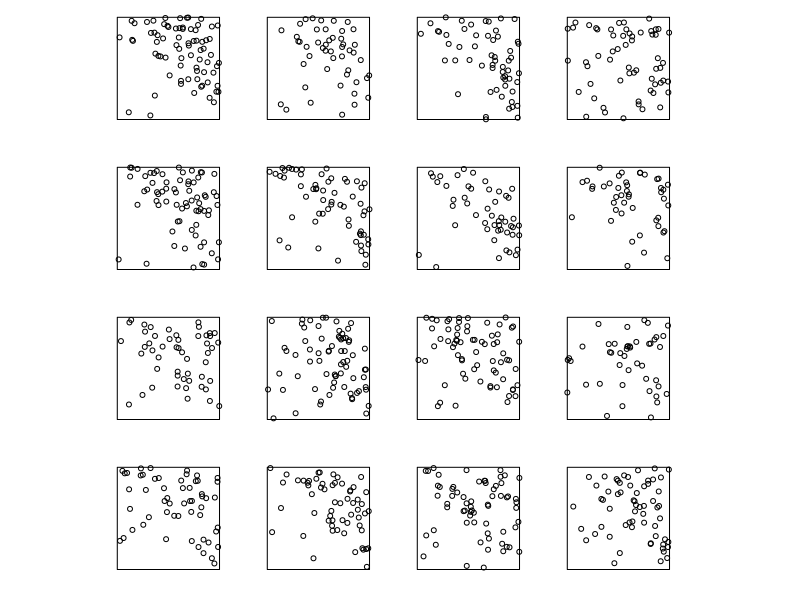
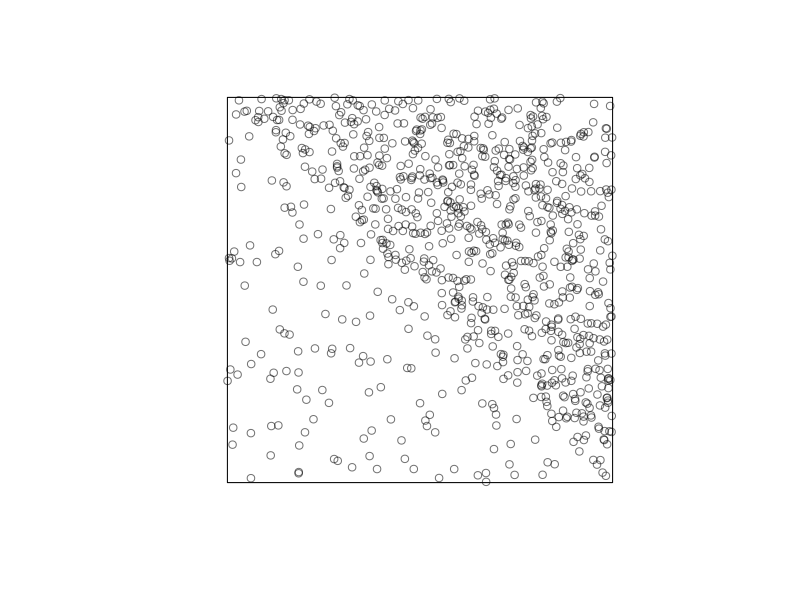
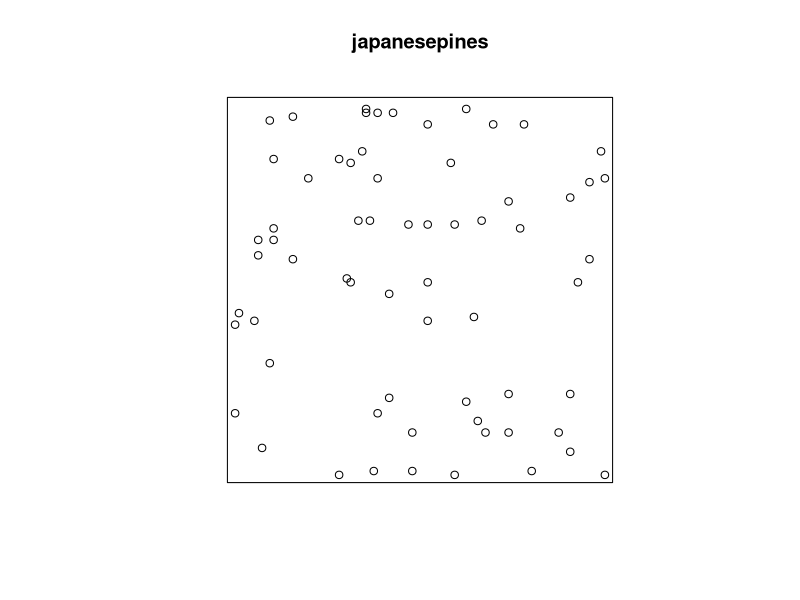
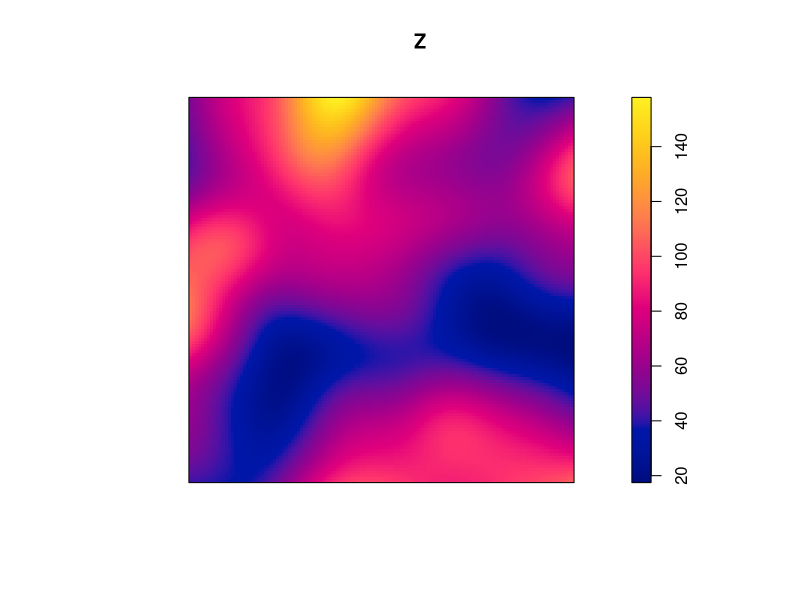
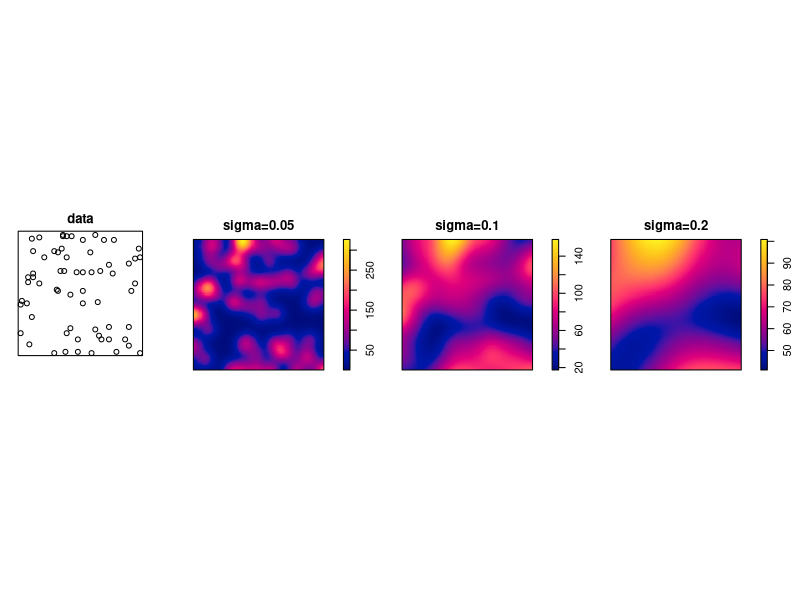
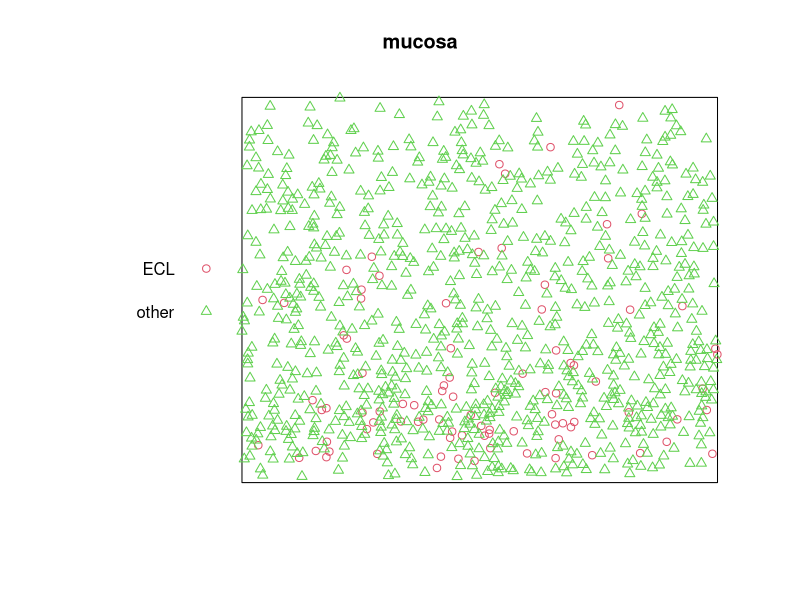
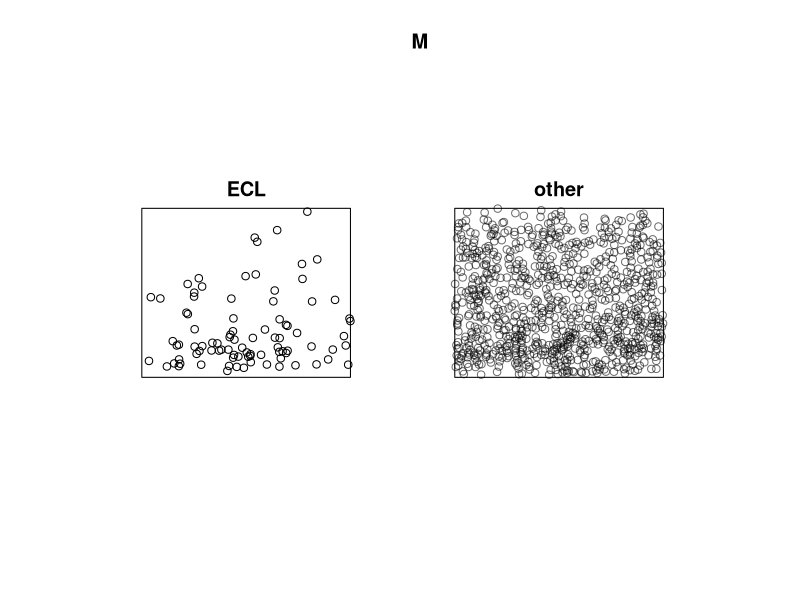
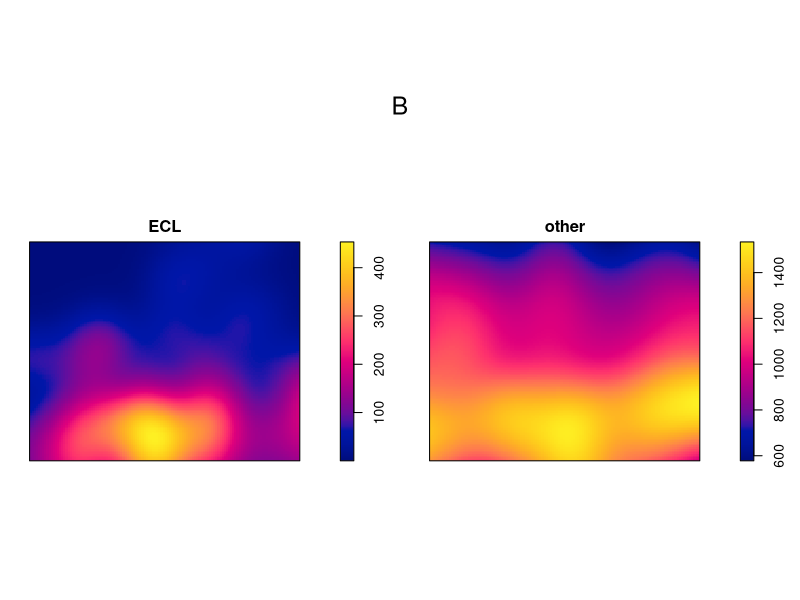

Recreate these plots in R, in order.
## ---- chunk 1
library(spatstat)
## ---- chunk 2
f <- function(x,y) ifelse(x + y < 1, 20, 100)
YY <- rpoispp(f, nsim=16)
plot(YY, main="", main.panel="")
## ---- chunk 3
YYY <- do.call(superimpose, unname(YY))
plot(YYY, main="")
## ---- chunk 4
library(spatstat)
plot(japanesepines)
Z <- density(japanesepines, sigma=0.1)
plot(Z)
## ---- chunk 5
plot(solist(data=japanesepines,
             "sigma=0.05"=density(japanesepines, 0.05),
             "sigma=0.1"=density(japanesepines, 0.1),
             "sigma=0.2"=density(japanesepines, 0.2)),
	      main="", nrows=1)
## ---- chunk 6
bw.ppl(japanesepines)
bw.diggle(japanesepines)
bw.scott(japanesepines)
## ---- chunk 7
mucosa
plot(mucosa, cols=c(2,3))
## ---- chunk 8
M <- split(mucosa)
M
class(M)
plot(M)
## ---- chunk 9
B <- density(M, sigma=bw.ppl)
B
plot(B)
## ---- chunk 10
lambdaECL <- B[["ECL"]]
lambdaOther <- B[["other"]]
lambdaDot <- lambdaECL + lambdaOther
pECL <- lambdaECL/lambdaDot
pOther <- lambdaOther/lambdaDot
plot(pECL)
## ---- chunk 11
V <- relrisk(mucosa, bw.ppl, casecontrol=FALSE)
plot(V, main="")
## ---- chunk 12
bw.relrisk(mucosa)
Vr <- relrisk(mucosa, bw.relrisk, casecontrol=FALSE)
plot(Vr, main="")
## ---- chunk 13
segregation.test(mucosa, sigma=0.15, verbose=FALSE)
## ---- chunk 14
E <- split(mucosa)$ECL
plot(E)
## ---- chunk 15
g <- rhohat(E, "y")
plot(g)
## ---- chunk 16
X <- murchison$gold
L <- murchison$faults
X <- rescale(X, 1000, "km")
L <- rescale(L, 1000, "km")
D <- distfun(L)
plot(solist(gold=X, faults=L, distance=D), main="", equal.scales=TRUE)
## ---- chunk 17
h <- rhohat(X, D)
plot(h)
## ---- chunk 18
plot(rpoispp(100, nsim=12), main="", main.panel="")
## ---- chunk 19
lam <- function(x,y) { 100 * x}
plot(rpoispp(lam, nsim=12), main="", main.panel="")
## ---- chunk 20
fit <- ppm(X ~ D)
## ---- chunk 21
fit
coef(fit)
confint(fit)
anova(fit, test="Chi")
plot(predict(fit))
## ---- chunk 22
plot(simulate(fit, drop=TRUE))
plot(L, add=TRUE, col=3)
## ---- chunk 23
plot(effectfun(fit, "D"), xlim=c(0, 20))
## ---- chunk 24
plot(japanesepines, pch=16)
## ---- chunk 25
Jfit <- ppm(japanesepines ~ x + y)
Jfit
confint(Jfit)
Jfit2 <- ppm(japanesepines ~ polynom(x,y,2))
Jfit2
plot(predict(Jfit2))
## ---- chunk 26
anova(Jfit, Jfit2, test="Chi")
## ---- chunk 27
step(Jfit2)
## ---- chunk 28
plot(simulate(Jfit2), main = "")
## ---- chunk 29
plot(simulate(Jfit2, nsim=12), main = "")
## ---- chunk 30
mucosa
plot(mucosa, cols=c(2,3))
## ---- chunk 31
model0 <- ppm(mucosa ~ marks)
model0
coef(model0)
plot(predict(model0), equal.ribbon=TRUE)
## ---- chunk 32
model1 <- ppm(mucosa ~ marks + y)
model1
coef(model1)
plot(predict(model1))
## ---- chunk 33
## This requires spatstat 1.60-1.006 or later
if(packageVersion("spatstat") < "1.60-1.006"){
  message("This version of spatstat cannot produce the relevant type of effect plot.")
} else{
  plot(effectfun(model1, "y", marks="other"),
       log(.y) ~ .x, ylim=c(4,8), col=2, main="")
  plot(effectfun(model1, "y", marks="ECL"),
        add=TRUE, col=3, log(.y) ~ .x)
  legend("bottomleft", lwd=c(1,1), col=c(2,3), legend=c("other", "ECL"))
}
## ---- chunk 34
model2 <- ppm(mucosa ~ marks * y)
model2
coef(model2)
plot(predict(model2))
## ---- chunk 35
## This requires spatstat 1.60-1.006 or later
if(packageVersion("spatstat") < "1.60-1.006"){
  message("This version of spatstat cannot produce the relevant type of effect plot.")
} else{
  plot(effectfun(model2, "y", marks="other"),
       log(.y) ~ .x, col=2, ylim=c(2,8), main="")
  plot(effectfun(model2, "y", marks="ECL"),
       add=TRUE, col=3, log(.y) ~ .x)
  legend("bottomleft", lwd=c(1,1), col=c(2,3), legend=c("other", "ECL"))
}
## ---- chunk 36
model1xy <- ppm(mucosa ~ marks + x + y)
model1xy
coef(model1xy)
plot(predict(model1xy))
## ---- chunk 37
model2xy <- ppm(mucosa ~ marks * (x + y))
model2xy
coef(model2xy)
plot(predict(model2xy))
## ---- chunk 38
model3 <- ppm(mucosa ~ marks + polynom(x, y, 2))
model3
coef(model3)
plot(predict(model3))
## ---- chunk 39
model4 <- ppm(mucosa ~ marks * polynom(x,y,2))
model4
coef(model4)
plot(predict(model4))
## ---- chunk 40
plot(relrisk(model4, casecontrol=FALSE))
## ---- chunk 41
plot(relrisk(model3, casecontrol=FALSE), equal.ribbon=TRUE)
## ---- chunk 42
nullmodel <- ppm(mucosa ~ marks + polynom(x, y, 2))
altmodel <- ppm(mucosa ~ marks * polynom(x, y, 2))
anova(nullmodel, altmodel, test="Chi")
